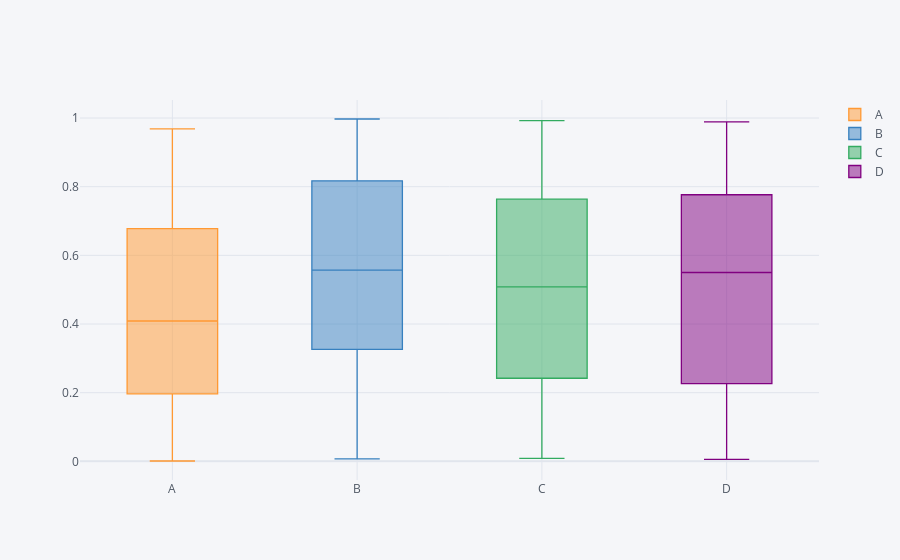

This figure's notebook cell:
### Markdown cell above
### Criando um gráfico de box de quartis

### Code cell
df1.iplot(kind='box')
